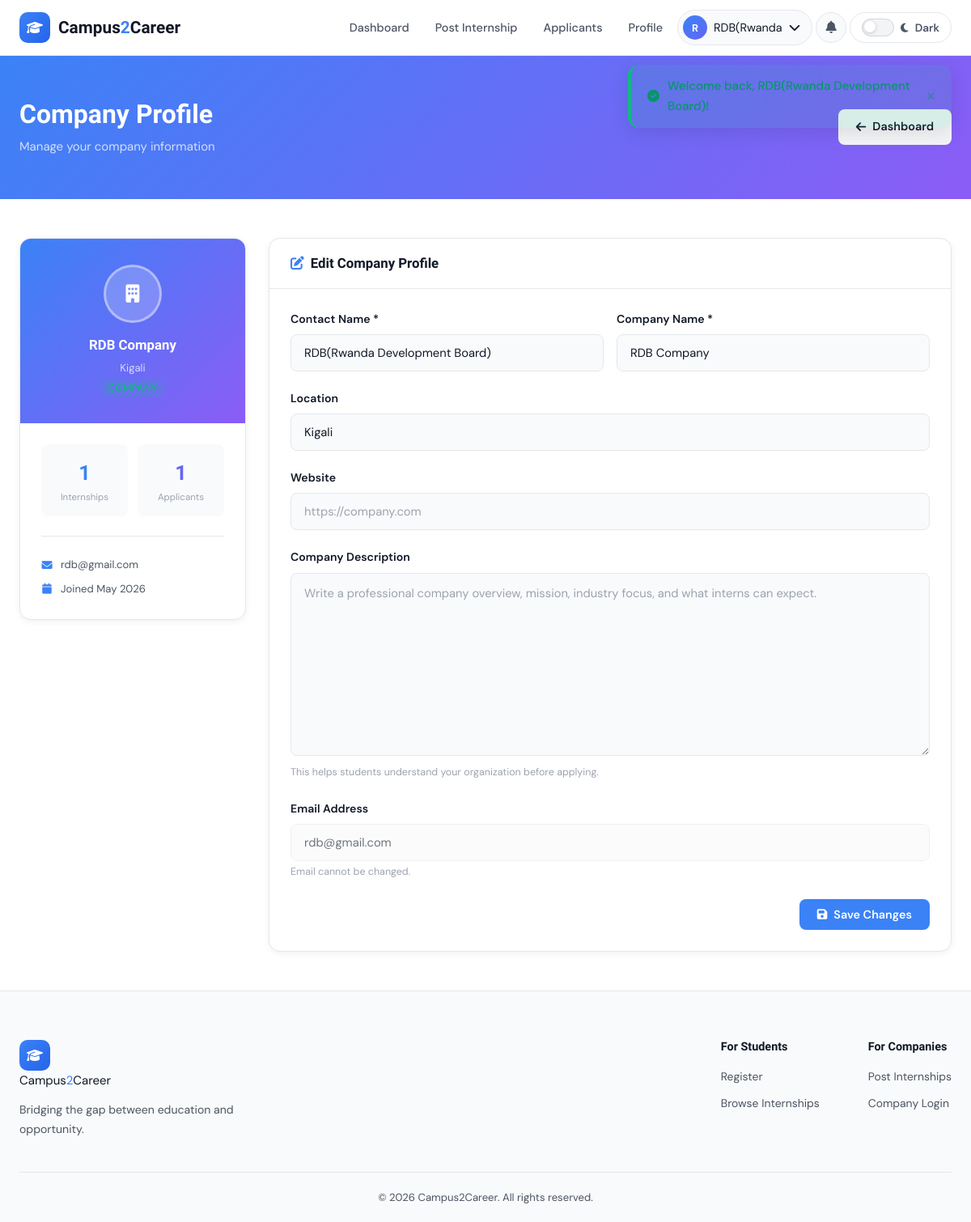
The app's page /views/company/profile.php (signed in) with its own data.
### tables this page shows
CREATE TABLE `companies` (
  `company_id` int(11) NOT NULL,
  `user_id` int(11) DEFAULT NULL,
  `company_name` varchar(100) DEFAULT NULL,
  `location` varchar(100) DEFAULT NULL,
  `description` longtext DEFAULT NULL,
  `website` varchar(255) DEFAULT NULL
);

CREATE TABLE `users` (
  `user_id` int(11) NOT NULL,
  `name` varchar(100) NOT NULL,
  `email` varchar(100) NOT NULL,
  `password` varchar(255) NOT NULL,
  `role` enum('student','company','admin') NOT NULL,
  `created_at` timestamp NOT NULL DEFAULT current_timestamp(),
  `account_status` enum('active','disabled') DEFAULT 'active'
);

### includes/auth.php (called while the page is built, shortened)
<?php
function getCurrentUser() {
    return isset($_SESSION['user_id']) ? [
        'user_id'  => $_SESSION['user_id'],
        'name'     => $_SESSION['name'],
        'email'    => $_SESSION['email'],
        'role'     => $_SESSION['role'],
        'role_id'  => $_SESSION['role_id'] ?? null,
    ] : null;
}
function getFlash() {
    if (isset($_SESSION['flash'])) {
        $flash = $_SESSION['flash'];
        return $flash;
    }
    return null;
}

### views/company/profile.php (the view, shortened to what this page needs)
<?php
require_once '../../includes/auth.php';
$pdo     = getDBConnection();
$user_id = $_SESSION['user_id'];
$p = $pdo->prepare("
    SELECT u.name, u.email, u.created_at, c.company_name, c.location, c.description, c.website
    FROM users u JOIN companies c ON c.user_id = u.user_id WHERE u.user_id=?
");
$p->execute([$user_id]);
$profile = $p->fetch();
$cid = $_SESSION['role_id'];
$si  = $pdo->prepare("SELECT COUNT(*) FROM internships WHERE company_id=?"); $si->execute([$cid]);
$sa  = $pdo->prepare("SELECT COUNT(*) FROM applications a JOIN internships i ON i.internship_id=a.internship_id WHERE i.company_id=?"); $sa->execute([$cid]);
require_once '../../includes/header.php';
?>
<div class="page-banner">
  <div class="container">
    <div><h1>Company Profile</h1><p>Manage your company information</p></div>
    <a href="dashboard.php" class="btn btn-light"><i class="fas fa-arrow-left"></i> Dashboard</a>
  </div>
</div>
<section class="section-sm"><div class="container"><div class="sidebar-layout">
  <div>
    <div class="content-card" style="overflow:hidden;">
      <div style="background:linear-gradient(135deg,var(--grad-start),var(--grad-end));padding:32px 24px;text-align:center;color:white;">
        <div class="sidebar-avatar" style="font-size:1.4rem;"><i class="fas fa-building"></i></div>
        <div class="sidebar-name"><?= htmlspecialchars($profile['company_name']) ?></div>
        <div class="sidebar-role"><?= htmlspecialchars($profile['location']) ?></div>
        <span class="role-badge role-company">Company</span>
      </div>
      <div class="content-card-body">
        <div style="display:grid;grid-template-columns:1fr 1fr;gap:12px;text-align:center;">
          <div style="background:var(--c-bg-2);border-radius:var(--radius-sm);padding:14px;">
            <div style="font-family:'Sora',sans-serif;font-size:1.6rem;font-weight:800;color:var(--primary)"><?= $si->fetchColumn() ?></div>
            <div style="font-size:.72rem;color:var(--c-text-muted)">Internships</div>
          </div>
          <div style="background:var(--c-bg-2);border-radius:var(--radius-sm);padding:14px;">
            <div style="font-family:'Sora',sans-serif;font-size:1.6rem;font-weight:800;color:#6366F1"><?= $sa->fetchColumn() ?></div>
            <div style="font-size:.72rem;color:var(--c-text-muted)">Applicants</div>
          </div>
        </div>
        <div class="divider"></div>
        <div class="id-qf-row"><i class="fas fa-envelope" style="color:var(--primary)"></i><span style="font-size:.82rem"><?= htmlspecialchars($profile['email']) ?></span></div>
        <div class="id-qf-row mt-8"><i class="fas fa-calendar" style="color:var(--primary)"></i><span>Joined <?= date('M Y', strtotime($profile['created_at'])) ?></span></div>
      </div>
    </div>
  </div>
  <div>
    <div class="content-card">
      <div class="content-card-header"><h3><i class="fas fa-edit" style="color:var(--primary);margin-right:8px;"></i>Edit Company Profile</h3></div>
      <div class="content-card-body">
        <form action="profile.php" method="POST" data-validate>
          <div class="page-grid" style="gap:16px;">
            <div class="form-group">
              <label class="form-label">Contact Name *</label>
              <input type="text" name="name" class="form-control" value="<?= htmlspecialchars($profile['name']) ?>" required>
            </div>
            <div class="form-group">
              <label class="form-label">Company Name *</label>
              <input type="text" name="company_name" class="form-control" value="<?= htmlspecialchars($profile['company_name']) ?>" required>
            </div>
          </div>
          <div class="form-group">
            <label class="form-label">Location</label>
            <input type="text" name="location" class="form-control" value="<?= htmlspecialchars($profile['location']) ?>" placeholder="e.g. Kigali, Rwanda">
          </div>
          <div class="form-group">
            <label class="form-label">Website</label>
            <input type="url" name="website" class="form-control" value="<?= htmlspecialchars($profile['website'] ?? '') ?>" placeholder="https://company.com">
          </div>
          <div class="form-group">
            <label class="form-label">Company Description</label>
            <textarea name="description" class="form-control textarea-large" rows="8" placeholder="Write a professional company overview, mission, industry focus, and what interns can expect."><?= htmlspecialchars($profile['description'] ?? '') ?></textarea>
            <span class="form-hint">This helps students understand your organization before applying.</span>
          </div>
          <div class="form-group">
            <label class="form-label">Email Address</label>
            <input type="email" class="form-control" value="<?= htmlspecialchars($profile['email']) ?>" disabled style="opacity:.6;cursor:not-allowed;">
            <span class="form-hint">Email cannot be changed.</span>
          </div>
          <div style="display:flex;justify-content:flex-end;">
            <button type="submit" class="btn btn-blue"><i class="fas fa-save"></i> Save Changes</button>
          </div>
        </form>
      </div>
    </div>
  </div>
</div></div></section>
<?php require_once '../../includes/footer.php'; ?>

### includes/header.php (shortened to what this page needs)
<?php
$flash = getFlash();
$currentUser = getCurrentUser();
$role = $currentUser['role'] ?? null;
?>
<!DOCTYPE html>
<html lang="en" id="htmlRoot">
<head>
    <link rel="stylesheet" href="<?= BASE_URL ?>assets/css/style.css">
    <link rel="stylesheet" href="https://cdnjs.cloudflare.com/ajax/libs/font-awesome/6.5.0/css/all.min.css">
</head>
<body>
<nav class="navbar">
    <div class="nav-container">
        <a href="<?= BASE_URL ?>index.php" class="nav-brand">
            <span class="brand-icon"><i class="fas fa-graduation-cap"></i></span>
            <span class="brand-text">Campus<span>2</span>Career</span>
        </a>
        <ul class="nav-links" id="navLinks">
            <?php if (!$currentUser): ?>
                <li><a href="<?= BASE_URL ?>index.php" class="nav-link">Home</a></li>
                <li><a href="<?= BASE_URL ?>views/public/internships.php" class="nav-link">Internships</a></li>
                <li><a href="<?= BASE_URL ?>login.php" class="nav-link">Login</a></li>
                <li><a href="<?= BASE_URL ?>register.php" class="nav-btn">Get Started</a></li>
            <?php elseif ($role === 'company'): ?>
                <li><a href="<?= BASE_URL ?>views/company/dashboard.php" class="nav-link">Dashboard</a></li>
                <li><a href="<?= BASE_URL ?>views/company/post_internship.php" class="nav-link">Post Internship</a></li>
                <li><a href="<?= BASE_URL ?>views/company/applicants.php" class="nav-link">Applicants</a></li>
                <li><a href="<?= BASE_URL ?>views/company/profile.php" class="nav-link">Profile</a></li>
            <?php endif; ?>
            <?php if ($currentUser): ?>
                <li class="nav-user-menu">
                    <button class="nav-user-btn" id="userMenuBtn">
                        <span class="user-avatar"><?= strtoupper(substr($currentUser['name'], 0, 1)) ?></span>
                        <span class="user-name-short"><?= htmlspecialchars(explode(' ', $currentUser['name'])[0]) ?></span>
                        <i class="fas fa-chevron-down"></i>
                    </button>
                </li>
            <?php endif; ?>
            <?php if ($currentUser): ?>
            <li>
                <button class="notif-bell-btn" id="notifBellBtn" aria-label="Notifications">
                    <i class="fas fa-bell"></i>
                </button>
            </li>
            <?php endif; ?>
            <li>
                <button class="theme-toggle" id="themeToggle" aria-label="Toggle dark mode" title="Toggle dark mode">
                    <span class="toggle-track">
                        <span class="toggle-knob"></span>
                    </span>
                    <span class="toggle-icon" id="toggleIcon">
                        <i class="fas fa-moon" id="themeIcon"></i>
                    </span>
                    <span class="toggle-label" id="toggleLabel">Dark</span>
                </button>
            </li>
        </ul>
    </div>
</nav>
<?php if ($flash): ?>
<div class="flash-message flash-<?= $flash['type'] ?>" id="flashMsg">
    <i class="fas fa-<?= $flash['type'] === 'success' ? 'check-circle' : ($flash['type'] === 'error' ? 'times-circle' : 'info-circle') ?>"></i>
    <?= htmlspecialchars($flash['message']) ?>
    <button class="flash-close" onclick="document.getElementById('flashMsg').remove()">×</button>
</div>
<?php endif; ?>
<main class="main-content">

### records on screen
companies: user.name "R", user.name "RDB(Rwanda", company_name "RDB Company", location "Kigali", user.email "rdb@gmail.com", user.created_at "May 2026", name "RDB(Rwanda Development Board)"

### other values on screen
$flash['message'] "Welcome back, RDB(Rwanda Development Board)!"
$si->fetchColumn() "1"
$sa->fetchColumn() "1"
